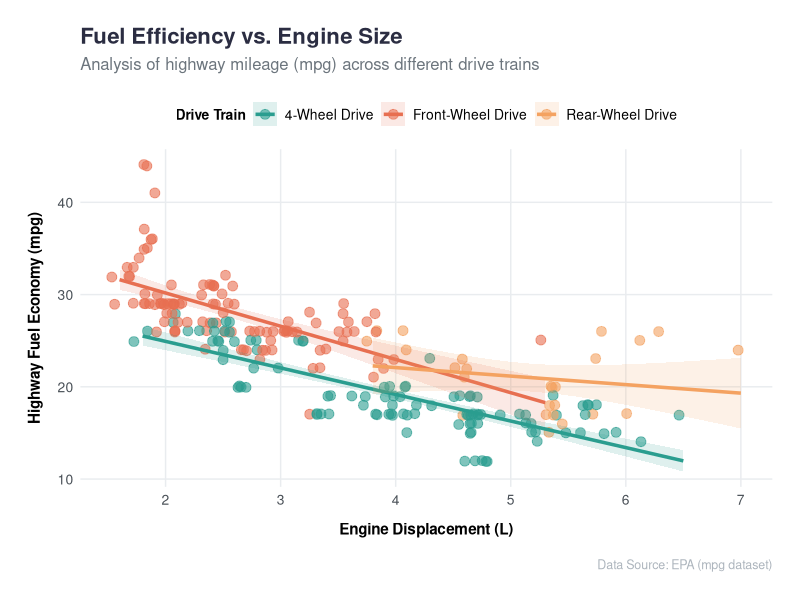

Write R code to recreate this figure.
## ---- chunk 1
suppressPackageStartupMessages(library(tidyverse))
## ---- chunk 2
#| label: fig-mpg
#| fig-cap: "Relationship between Engine Displacement and Highway Mileage"
#| warning: false
#| message: false

library(ggplot2)
library(dplyr)

# Create a clean, modern scatter plot with trend lines
ggplot(mpg, aes(x = displ, y = hwy, color = drv, fill = drv)) +
  geom_jitter(size = 3, alpha = 0.6, width = 0.1, height = 0.1) +
  geom_smooth(method = "lm", formula = y ~ x, se = TRUE, alpha = 0.15, linewidth = 1.2) +
  scale_color_manual(
    values = c("4" = "#2A9D8F", "f" = "#E76F51", "r" = "#F4A261"),
    labels = c("4" = "4-Wheel Drive", "f" = "Front-Wheel Drive", "r" = "Rear-Wheel Drive")
  ) +
  scale_fill_manual(
    values = c("4" = "#2A9D8F", "f" = "#E76F51", "r" = "#F4A261"),
    labels = c("4" = "4-Wheel Drive", "f" = "Front-Wheel Drive", "r" = "Rear-Wheel Drive")
  ) +
  labs(
    title = "Fuel Efficiency vs. Engine Size",
    subtitle = "Analysis of highway mileage (mpg) across different drive trains",
    x = "Engine Displacement (L)",
    y = "Highway Fuel Economy (mpg)",
    color = "Drive Train",
    fill = "Drive Train",
    caption = "Data Source: EPA (mpg dataset)"
  ) +
  theme_minimal(base_family = "sans") +
  theme(
    plot.title = element_text(face = "bold", size = 16, color = "#2B2D42", margin = margin(b = 6)),
    plot.subtitle = element_text(size = 12, color = "#6C757D", margin = margin(b = 15)),
    plot.caption = element_text(size = 9, color = "#ADB5BD", margin = margin(t = 15)),
    axis.title.x = element_text(size = 11, face = "bold", margin = margin(t = 10)),
    axis.title.y = element_text(size = 11, face = "bold", margin = margin(r = 10)),
    axis.text = element_text(size = 10, color = "#495057"),
    legend.position = "top",
    legend.title = element_text(face = "bold", size = 10),
    legend.text = element_text(size = 10),
    panel.grid.major = element_line(color = "#E9ECEF"),
    panel.grid.minor = element_blank(),
    plot.margin = margin(20, 20, 20, 20)
  )
